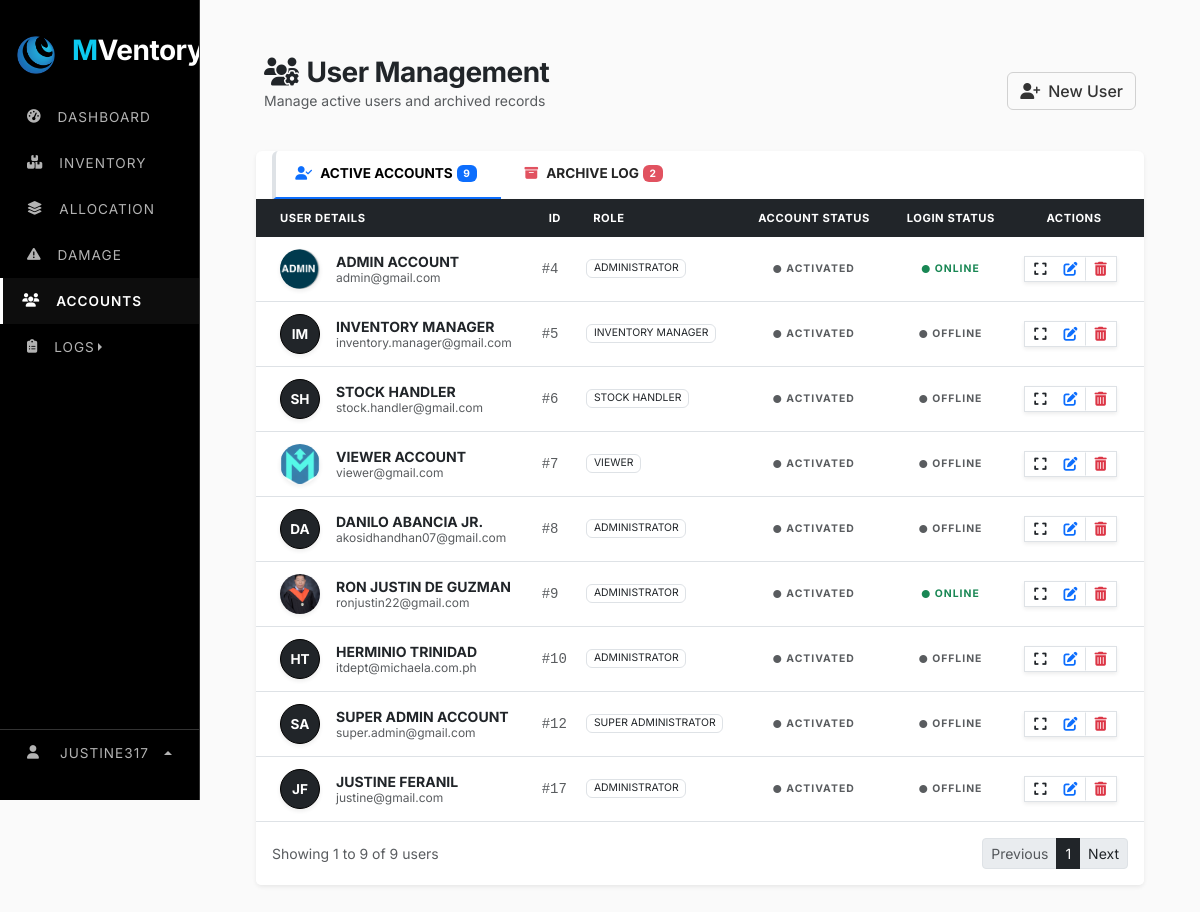
The app's page /web_content/accounts.php (signed in), older data.
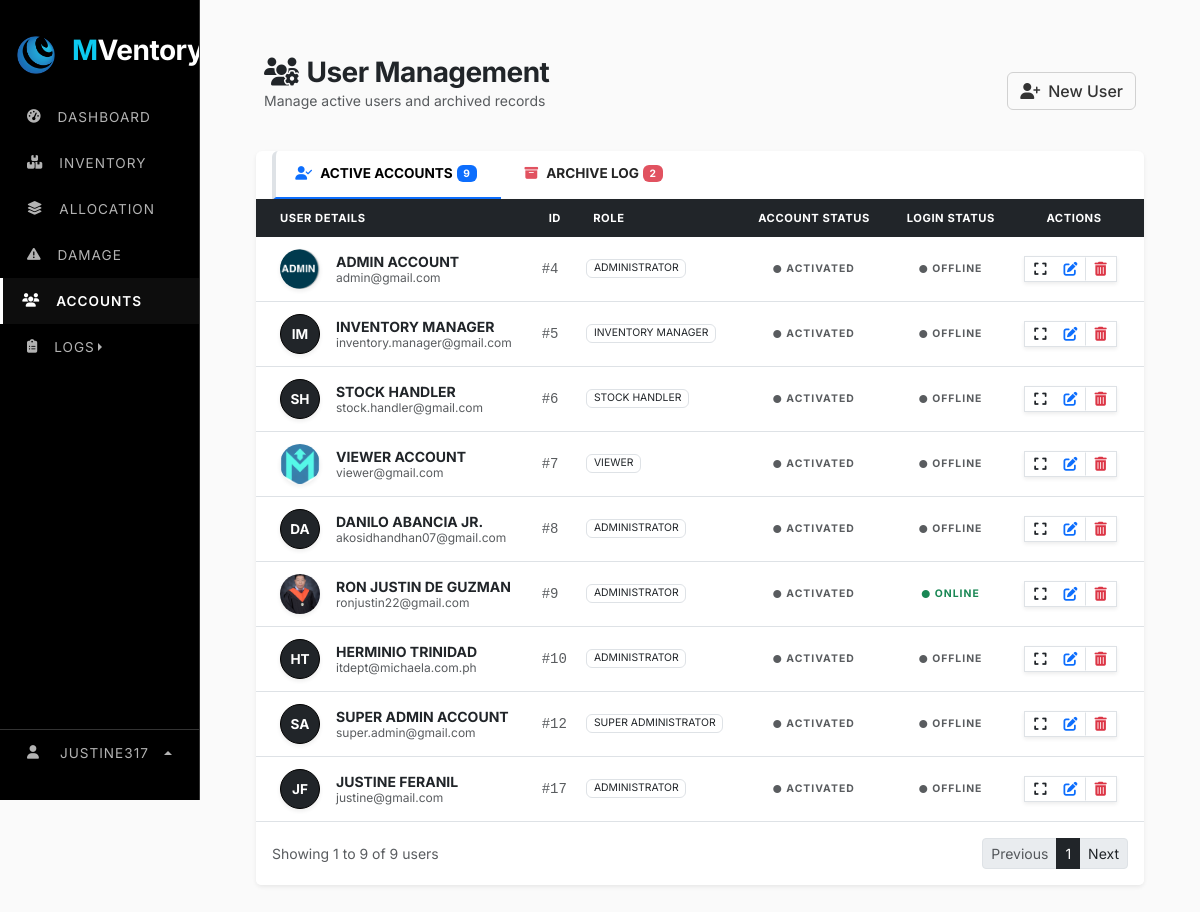
The same page, newer data.
### tables this page shows
CREATE TABLE `users` (
  `user_id` int(11) NOT NULL AUTO_INCREMENT,
  `role_id` varchar(15) NOT NULL,
  `username` varchar(9999) NOT NULL,
  `first_name` varchar(100) NOT NULL,
  `last_name` varchar(100) NOT NULL,
  `phone` varchar(11) NOT NULL,
  `address` varchar(500) DEFAULT NULL,
  `role` varchar(30) NOT NULL,
  `status` varchar(20) NOT NULL DEFAULT 'active',
  `email` varchar(150) NOT NULL,
  `password` varchar(255) NOT NULL,
  `profile_image` varchar(999) NOT NULL,
  `is_active` tinyint(1) DEFAULT 1,
  `is_login` tinyint(1) NOT NULL,
  `last_login` datetime DEFAULT NULL,
  `created_at` timestamp NOT NULL DEFAULT current_timestamp(),
  `deleted_at` timestamp NULL DEFAULT NULL,
  `last_activity` datetime DEFAULT current_timestamp(),
  PRIMARY KEY (`user_id`),
  UNIQUE KEY `email` (`email`)
);

### web_content/accounts.php (the view, shortened to what the changed rows need)
<?php
include "../render/connection.php";
include "../src/cdn/cdn_links.php";
$limit = 10;
function get_offset($param, $limit) {
    $page = isset($_GET[$param]) && is_numeric($_GET[$param]) ? (int)$_GET[$param] : 1;
    return ($page < 1) ? 0 : ($page - 1) * $limit;
}
$offset = get_offset('page', $limit);
$user_result = $conn->query("SELECT * FROM USERS LIMIT $limit OFFSET $offset");
?>
<!doctype html>
<html lang="en">
    <head>
        <link rel="stylesheet" href="../src/style/main_style.css">
        <link rel="stylesheet" href="../src/style/accounts_style.css">
    </head>
    <body>
        <div class="row">
                <?php include "../nav/sidebar_nav.php"; ?>
            <div class="col">
                <div class="main-content">
                    <div class="container mt-4">
                        <div class="tab-content">
                            <div class="tab-pane fade show active" id="active-content">
                                <div class="card shadow-sm border-0 rounded-0 rounded-bottom">
                                    <div class="table-responsive">
                                        <table class="table table-hover align-middle mb-0">
                                            <thead class="table-dark">
                                                <tr>
                                                    <th class="ps-4 text-muted small">USER DETAILS</th>
                                                    <th class="text-muted small">ID</th>
                                                    <th class="text-muted small">ROLE</th>
                                                    <th class="text-muted small text-center">ACCOUNT STATUS</th>
                                                    <th class="text-muted small text-center">LOGIN STATUS</th>
                                                    <th class="text-center text-muted small pe-4">ACTIONS</th>
                                                </tr>
                                            </thead>
                                            <tbody>
                                                <?php while($row = $user_result->fetch_assoc()):
                                                    $initials = strtoupper(substr($row['first_name'],0,1).substr($row['last_name'],0,1));
                                                ?>
                                                <tr>
                                                    <td class="ps-4">
                                                        <div class="d-flex align-items-center py-1">
                                                            <?php if (!empty($row['profile_image']) && file_exists($row['profile_image'])): ?>
                                                                <img src="<?= $row['profile_image'] ?>" class="me-3 shadow-sm" style="width: 40px; height: 40px; object-fit: cover; border-radius: 5rem;">
                                                            <?php else: ?>
                                                                <div class="me-3 d-flex align-items-center justify-content-center bg-dark text-white fw-bold shadow-sm rounded-circle" style="width: 40px; height: 40px; font-size: 0.85rem; border: 1px solid #000;"><?= $initials ?></div>
                                                            <?php endif; ?>
                                                            <div>
                                                                <div class="fw-bold text-dark mb-0 small text-uppercase"><?= $row['first_name'].' '.$row['last_name'] ?></div>
                                                                <div class="text-muted" style="font-size: 0.75rem;"><?= $row['email'] ?></div>
                                                            </div>
                                                        </div>
                                                    </td>
                                                    <td><span class="text-muted font-monospace small">#<?= $row['user_id'] ?></span></td>
                                                    <td><span class="badge border text-dark fw-normal text-uppercase" style="font-size: 0.65rem;"><?= $row['role'] ?></span></td>
                                                    <td class="text-center">
                                                        <span class="fw-bold <?= ($row['status'] == 'ACTIVE') ? 'text-dark' : 'text-muted' ?>" style="font-size: 0.65rem; letter-spacing: 1px;">
                                                            <i class="fa-solid fa-circle me-1" style="font-size: 0.5rem;"></i><?= ($row['status'] == 'active') ? 'ACTIVATED' : 'DEACTIVATED' ?>
                                                        </span>
                                                    </td>
                                                    <td class="text-center">
                                                        <span class="fw-bold <?= ($row['is_login'] == 1) ? 'text-success status-pulse' : 'text-muted' ?>" style="font-size: 0.65rem; letter-spacing: 1px;">
                                                            <i class="fa-solid fa-circle me-1" style="font-size: 0.5rem;"></i><?= ($row['is_login'] == 1) ? 'ONLINE' : 'OFFLINE' ?>
                                                        </span>
                                                    </td>
                                                    <td class="text-center pe-4">
                                                        <div class="btn-group btn-group-sm border rounded-0 shadow-sm">
                                                            <button class="btn btn-link text-dark py-1"
                                                                    data-bs-toggle="modal"
                                                                    data-bs-target="#viewUserModal"
                                                                    data-id="<?= $row['user_id'] ?>"
                                                                    data-username="<?= $row['username'] ?>"
                                                                    data-fname="<?= $row['first_name'] ?>"
                                                                    data-lname="<?= $row['last_name'] ?>"
                                                                    data-email="<?= $row['email'] ?>"
                                                                    data-role="<?= $row['role'] ?>"
                                                                    data-status="<?= $row['status'] ?>"
                                                                    data-phone="<?= $row['phone'] ?>"
                                                                    data-address="<?= $row['address'] ?? 'No address provided' ?>"
                                                                    data-created="<?= date('M d, Y', strtotime($row['created_at'])) ?>"
                                                                    data-lastlogin="<?= $row['last_login'] ? date('M d, Y h:i A', strtotime($row['last_login'])) : 'Never' ?>"
                                                                    data-img="<?= $row['profile_image'] ?>"
                                                                    data-initials="<?= $initials ?>">
                                                                <i class="fa-solid fa-expand"></i>
                                                            </button>
                                                            <button type="button"
                                                                class="btn btn-sm btn-link "
                                                                data-bs-toggle="modal"
                                                                data-bs-target="#editUserModal"
                                                                data-id="<?= $row['user_id']; ?>"
                                                                data-username="<?= $row['username']; ?>"
                                                                data-status="<?= $row['status']; ?>">
                                                                <i class="fa-solid fa-pen-to-square"></i>
                                                            </button>
                                                            <button type="button"
                                                                class="btn btn-sm btn-link text-danger border-start"
                                                                data-bs-toggle="modal"
                                                                data-bs-target="#deleteUserModal"
                                                                data-id="<?= $row['user_id'] ?>"
                                                                data-username="<?= $row['username'] ?>"
                                                                data-fname="<?= $row['first_name'] ?>"
                                                                data-lname="<?= $row['last_name'] ?>"
                                                                data-email="<?= $row['email'] ?>"
                                                                data-role="<?= $row['role'] ?>"
                                                                data-status="<?= $row['status'] ?>"
                                                                data-phone="<?= $row['phone'] ?>"
                                                                data-address="<?= $row['address'] ?? 'No address provided' ?>"
                                                                data-created="<?= date('M d, Y', strtotime($row['created_at'])) ?>"
                                                                data-lastlogin="<?= $row['last_login'] ? date('M d, Y h:i A', strtotime($row['last_login'])) : 'Never' ?>"
                                                                data-img="<?= $row['profile_image'] ?>"
                                                                data-initials="<?= $initials ?>">
                                                                <i class="fa-solid fa-trash-can"></i>
                                                            </button>
                                                        </div>
                                                    </td>
                                                </tr>
                                                <?php endwhile; ?>
                                            </tbody>
                                        </table>
                                    </div>
                                </div>
                            </div>
                        </div>
                    </div>
                </div>
            </div>
        </div>
    </body>
</html>

Row changes from the older to the newer data that the page shows:
changed users "ADMIN": is_login "ONLINE" → "OFFLINE"
